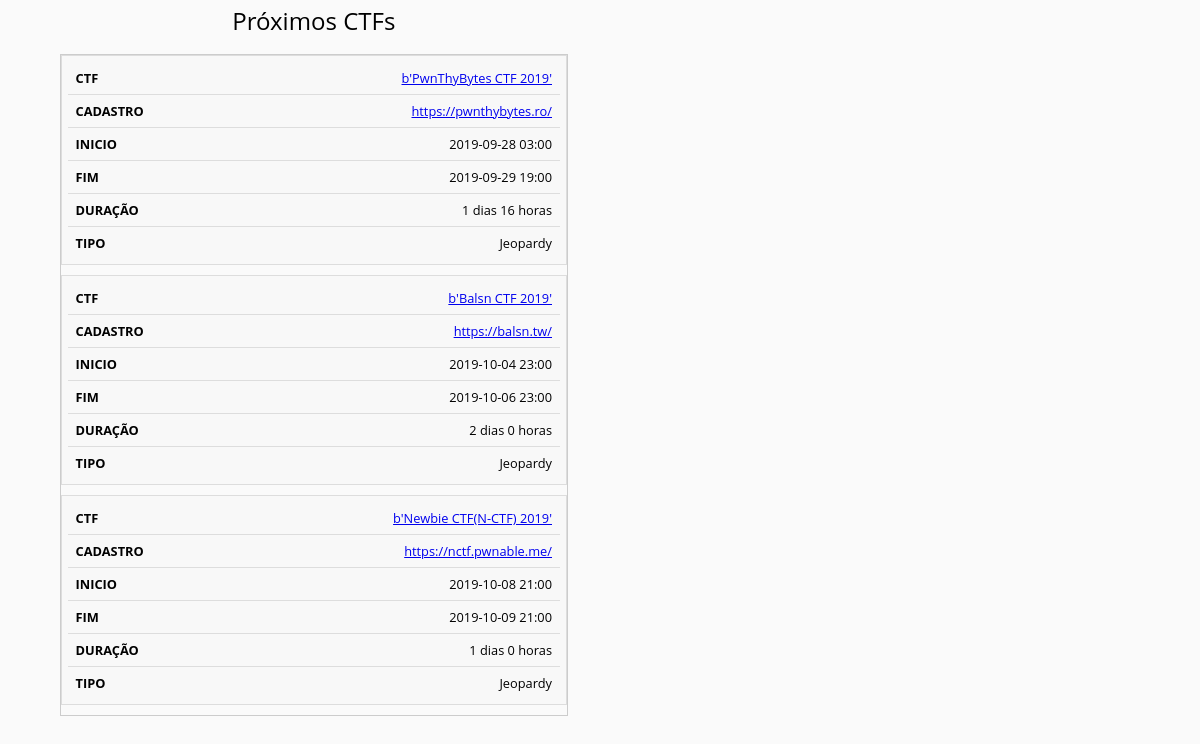
Before: / with the older database file.
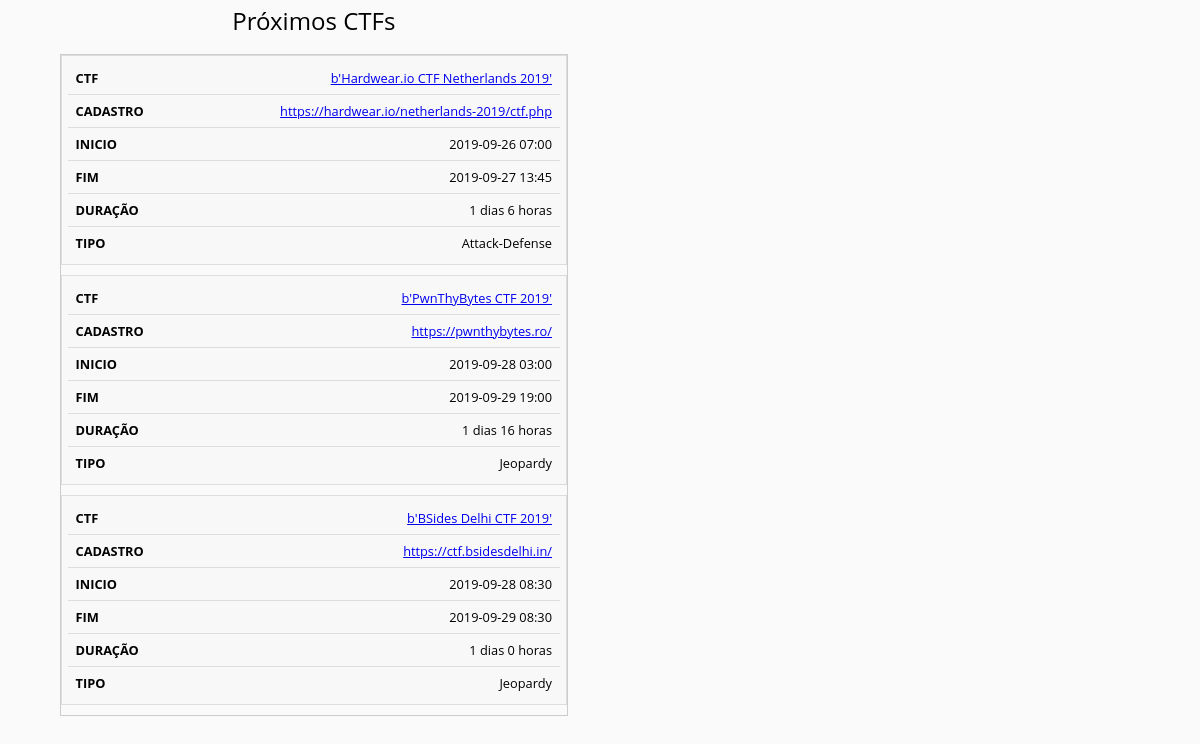
After: the same page with the newer database file.
### tables this page shows
CREATE TABLE events(id INTEGER PRIMARY KEY, 
                    title TEXT, ctf_time_url TEXT, restrictions TEXT, start DATE, finish DATE, 
                    description TEXT, url TEXT, format TEXT, duration TEXT);

### app.py (the view)
@app.route('/')
def index():
    db = DbHelper('ctftimebr/sqlite.db')
    db.connect_db()
    return render_template('index.html', ctf_list = db.list_ctf_events_by_limit(3))

### ctftimebr/models/dbhelper.py (called while the page is built)
    def __del__(self):
        self.cursor.close()

    def connect_db(self):
        self.db = sqlite3.connect(self.database)
        self.cursor = self.db.cursor()
        self.db.text_factory = str

    def list_ctf_events_by_limit(self, limit):
        sql = ''' SELECT * FROM events where finish > date('now')
                ORDER BY date(start) ASC LIMIT {}'''.format(limit)
        print (sql)
        self.cursor.execute(sql)
        return self.cursor.fetchall()

### templates/index.html (shortened to what this page needs)
<!doctype html>
<html lang="en">
<head>
</head>
<body>
    <div>
        <div class="div-events">
            <table>
                <caption>
                    Próximos CTFs
                </caption>
                <tbody>
                    {% for ctf in ctf_list %}
                    <tr>
                        <td scope="row" data-label="CTF">
                            <a href="{{ ctf[2] }}">{{ ctf[1] }}</a>
                        </td>
                        <td scope="row" data-label="Cadastro">
                            <a href="{{ ctf[7] }}">{{ ctf[7] }}</a>
                        </td>
                        <td scope="row" data-label="Inicio"> {{ ctf[4] }} </td>
                        <td scope="row" data-label="Fim"> {{ ctf[5] }} </td>
                        <td scope="row" data-label="Duração"> {{ ctf[9] }} </td>
                        <td scope="row" data-label="Tipo"> {{ ctf[8] }} </td>
                    </tr>
                    {% endfor %}
                </tbody>
            </table>
        </div>
    </div>
</body>
</html>

### templates/index.html (style rules this page uses)
body { font-family: "Open Sans", sans-serif; line-height: 1.25; background-color: #fafafa; margin: 0 auto; width: 90%; }
table { border: 1px solid #ccc; border-collapse: collapse; margin: 0; padding: 0; width: 100%; }
table caption { font-size: 1.5em; margin: .25em 0 .75em; }
table tr { background: #f8f8f8; border-bottom: 3px solid #ddd; display: block; margin-bottom: .625em; border: 1px solid #ddd; padding: .35em; }
table td { border-bottom: 1px solid #ddd; display: block; font-size: .8em; text-align: right; }
table th, table td { padding: .625em; }
table td:before { content: attr(data-label); float: left; font-weight: bold; text-transform: uppercase; }
table td:last-child { border-bottom: 0; }
.div-events { width: 47%; display: inline-block; }

Changed rows visible on the page:
no longer on this page (row edited): events: title "b'Balsn CTF 2019'", url "https://balsn.tw/", start "2019-10-04 23:00", finish "2019-10-06 23:00", duration "2 dias 0 horas", format "Jeopardy"
no longer on this page (row edited): events: title "b'Newbie CTF(N-CTF) 2019'", url "https://nctf.pwnable.me/", start "2019-10-08 21:00", finish "2019-10-09 21:00", duration "1 dias 0 horas", format "Jeopardy"
added events: title "b'Hardwear.io CTF Netherlands 2019'", url "https://hardwear.io/netherlands-2019/ctf.php", start "2019-09-26 07:00", finish "2019-09-27 13:45", duration "1 dias 6 horas", format "Attack-Defense"
added events: title "b'BSides Delhi CTF 2019'", url "https://ctf.bsidesdelhi.in/", start "2019-09-28 08:30", finish "2019-09-29 08:30", duration "1 dias 0 horas", format "Jeopardy"
